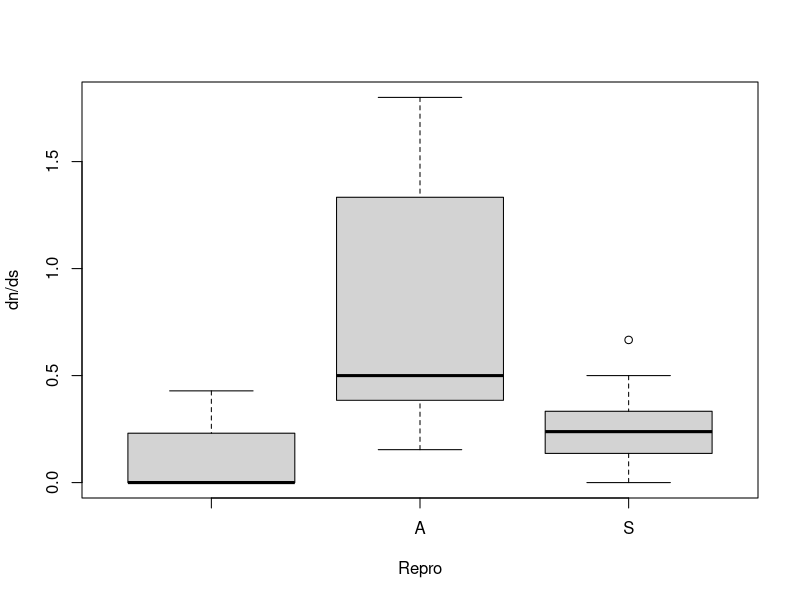

This figure's R source:
# Created on 24/03/11 by jdutheil
# Last modif 24/03/11 by jdutheil
# Read dn and ds mapping and merge data with life history traits.

dn<-read.table("PL_dn.csv", header=T, sep=",", stringsAsFactors=FALSE)
ds<-read.table("PL_ds.csv", header=T, sep=",", stringsAsFactors=FALSE)

dn$dn<-dn$Branch.length
dn$Branch.length<-NULL
ds$ds<-ds$Branch.length
ds$Branch.length<-NULL
d<-merge(dn, ds, all=TRUE)
d$Repro<-substr(d$Name,1,1)

write.table(d, "PL_dn_ds.csv", sep=",", row.names=FALSE, quote=FALSE)

boxplot(dn/ds~Repro,d, subset=ds > 0)


